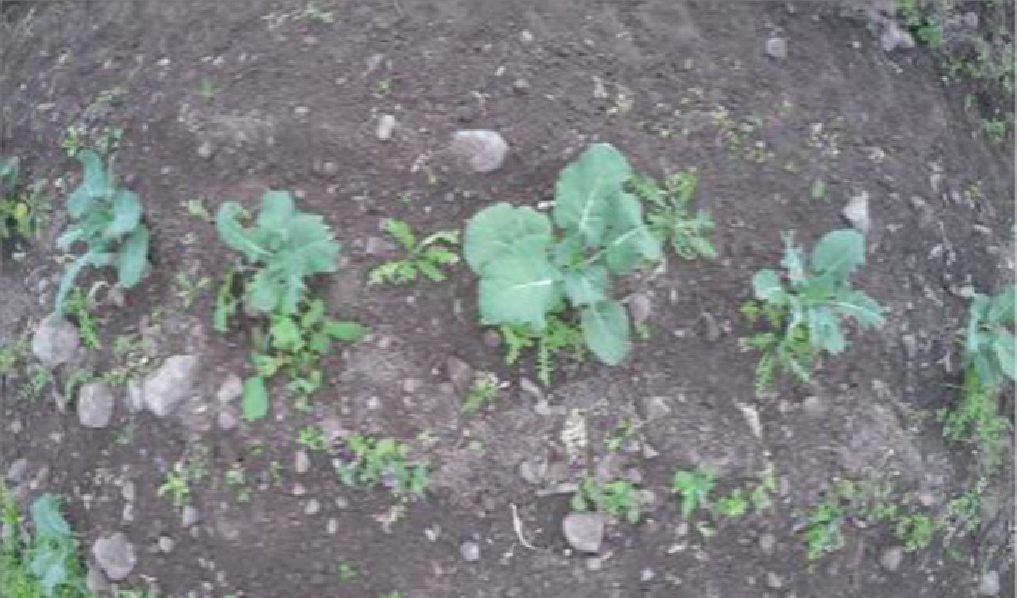
#> input picture Screenshot from 2024-10-22 09-26-47.png, 1017 x 598 px
$ python Remove.py
#> lines starting #> are read from the running program, lines starting #| are printed output that depends on the picture; after the words box and inside, x2 and y2 are one past the last pixel; in counts of white or black regions, pixels touching at a corner belong together
import cv2
import numpy as np

# Carrega a imagem .png
frame = cv2.imread('Screenshot from 2024-10-22 09-26-47.png')
#> frame is the input picture: shape (598, 1017, 3); mean B, G, R 128.4, 128.8, 124.7
frame = cv2.resize(frame, (500, 400))  # Ajustando as Dimensoes
#> frame: shape (400, 500, 3)


## Separacao do verde da imagem ##  -(estudar como fazer uma separacao dinamica)

# Converter quadro para HSV
hsv_frame = cv2.cvtColor(frame, cv2.COLOR_BGR2HSV)
#> hsv_frame: shape (400, 500, 3); mean H, S, V 115.6, 20.9, 133.1


# Definir range de cor verde HSV
#lower_green = np.array([35, 50, 80])
#upper_green = np.array([85, 255, 255])
lower_green = np.array([25, 50, 80])
upper_green = np.array([98, 255, 255])

# Criar uma mascara para os pixels verdes
mask = cv2.inRange(hsv_frame, lower_green, upper_green)
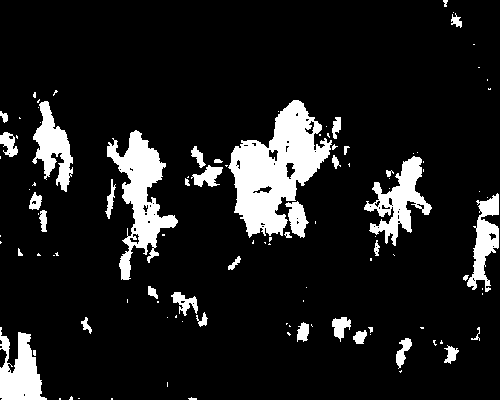
#> mask: shape (400, 500); 11.5% white; 109 white regions (72 under 20 px), largest, box (x1, y1, x2, y2) and area: (228, 100, 332, 238) 7106, (107, 130, 178, 280) 3945, (364, 156, 432, 246) 2319

# Aplicar a mascara na imagem original
res = cv2.bitwise_and(frame, frame, mask=mask)
cv2.imshow("res", res)

# Converter imagem resultante para escala cinza
gray_belt = cv2.cvtColor(res, cv2.COLOR_BGR2GRAY)
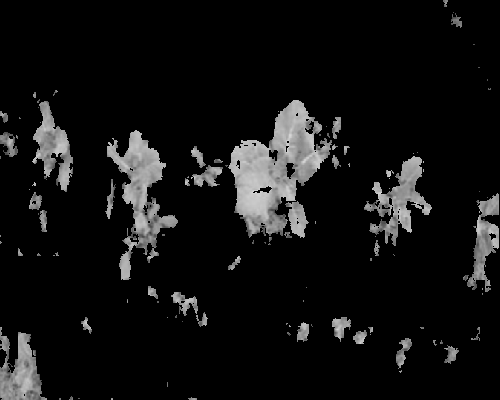
#> gray_belt: shape (400, 500); min 0, max 215, mean 17.6
cv2.imshow("gray_belt", gray_belt)


## Filtro Medio ##
#plant_image_filtered = cv2.medianBlur(gray_belt, 3)
#cv2.imshow("plant_plant_image_filtered", plant_image_filtered)


## Segementacao da Imagem ## - (me parece que muita informacao esta sendo perdida na segmentacao, folhas se juntando com outras)


# Metodo de Otsu para binarizacao
_, threshold2 = cv2.threshold(gray_belt, 0, 255, cv2.THRESH_BINARY + cv2.THRESH_OTSU)
#> threshold2: shape (400, 500); 11.4% white; 109 white regions (72 under 20 px)
cv2.imshow("Otsu", threshold2)


## Classificacao por area ##

# Detectar Contornos
contours, _ = cv2.findContours(threshold2, cv2.RETR_EXTERNAL, cv2.CHAIN_APPROX_SIMPLE)
#> contours = 109 contours, 80 with area under 20; largest, box (x1, y1, x2, y2) and area: (228, 100, 332, 238) 7146, (107, 130, 178, 280) 3730, (364, 156, 432, 246) 2169, (0, 327, 47, 400) 1845, (32, 101, 73, 192) 1610

# Criar uma mascara vazia para desenhar os contornos da cultura
crop_mask = np.zeros_like(threshold2)


# Filtrar os contornos por area e desenhar os com maior area (caso base milho)
min_crop_area = 1500  # Valor de area minima (ajustavel)
for contour in contours:
    area = cv2.contourArea(contour)
    if area > min_crop_area:
        cv2.drawContours(crop_mask, [contour], -1, (255), thickness=cv2.FILLED)
#> this loop made 109 passes
#> area on passes 10, 13, 16, 20, 24, 26, 28, 30, 35, 38, 41, 50: 120, 196.5, 110.5, 1845, 148, 230.5, 57.5, 59, 250, 60, 52.5, 38.5
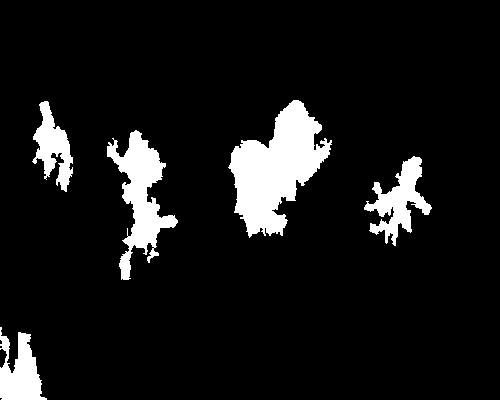
#> crop_mask: shape (400, 500); 8.8% white; 5 white regions, box (x1, y1, x2, y2) and area: (228, 100, 332, 238) 7420, (107, 130, 178, 280) 4030, (364, 156, 432, 246) 2399, (0, 327, 47, 400) 2004, (32, 101, 73, 192) 1777

# Inverter a mascara da cultura para conseguir as ervas daninhas
#cv2.imshow('Crop Only', crop_mask)
weeds_mask = cv2.bitwise_not(crop_mask)

# Aplicar a mascara das ervas daninhas na imagem binarizada
weeds_only = cv2.bitwise_and(threshold2, threshold2, mask=weeds_mask)
#> weeds_only: shape (400, 500); 2.9% white; 104 white regions (72 under 20 px), largest, box (x1, y1, x2, y2) and area: (467, 193, 499, 292) 1470, (285, 201, 309, 238) 499, (191, 165, 223, 187) 375

# Remover pequenos objetos (Ruidos)
num_labels, labels, stats, centroids = cv2.connectedComponentsWithStats(weeds_only, connectivity=8)
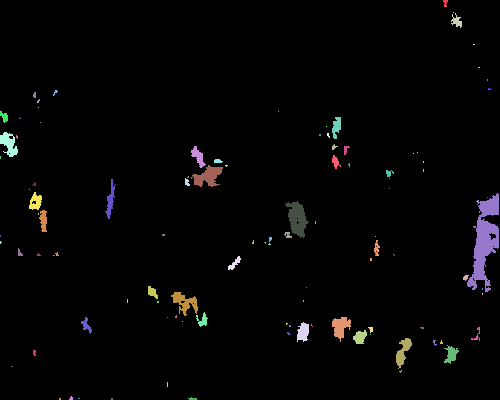
#> labels: shape (400, 500) int32; 105 distinct labels, from 0 to 104; one colour per label, 0 black
#> num_labels = 105; stats = 105 rows, first 6: [0, 0, 500, 400, 194238], [443, 0, 5, 7, 23], [453, 12, 1, 1, 1], [451, 13, 11, 15, 83], [473, 44, 2, 1, 2], [478, 67, 2, 1, 2]; centroids = 105 pairs, first value 0 to 489, second value 2.52 to 398.5
min_size = 10  # Tamanho minimo para erva daninha
clean_weeds_only = np.zeros_like(weeds_only)
#cv2.imshow('Weeds Only', clean_weeds_only)

for i in range(1, num_labels):  # Inicia em 1
    if stats[i, cv2.CC_STAT_AREA] >= min_size:
        clean_weeds_only[labels == i] = 255
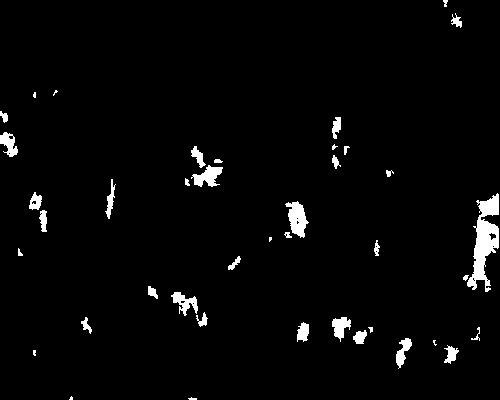
#> clean_weeds_only: shape (400, 500); 2.8% white; 41 white regions (9 under 20 px)

# Cria uma mascara separando as ervas daninhas na imagem original
weeds_original_mask = cv2.bitwise_and(frame, frame, mask=clean_weeds_only)
cv2.imshow('Weeds in Original Frame', weeds_original_mask)

# Cria uma mascara separando a cultura na imagem original
crop_original_mask = cv2.bitwise_and(frame, frame, mask=crop_mask)
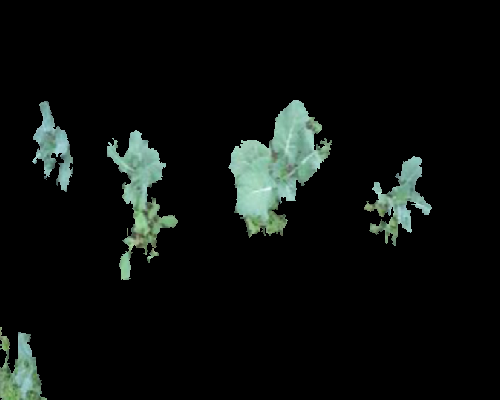
#> crop_original_mask: shape (400, 500, 3); mean B, G, R 13.3, 15.2, 11.5
cv2.imshow('Crops in Original Frame', crop_original_mask)

## Calculo dos centroides ##

# Calcular os centroides das ervas daninhas
centroids_list = []
contours, _ = cv2.findContours(clean_weeds_only, cv2.RETR_EXTERNAL, cv2.CHAIN_APPROX_SIMPLE)
#> contours = 41 contours, 17 with area under 20; largest, box (x1, y1, x2, y2) and area: (467, 193, 499, 292) 1337, (285, 201, 309, 238) 454, (191, 165, 223, 187) 322, (171, 292, 198, 316) 250, (332, 317, 351, 342) 230
for contour in contours:
    M = cv2.moments(contour)
    if M["m00"] != 0:
        cX = int(M["m10"] / M["m00"])
        cY = int(M["m01"] / M["m00"])
        centroids_list.append((cX, cY))
        # Desenhar o centroide no quadro original
        cv2.circle(frame, (cX, cY), 3, (255, 0, 255), -1)
#> this loop made 41 passes
#> (contour, cX, cY) on pass 20: ([[269, 237], [269, 241], [271, 239], [271, 237]], 269, 238)
#> (cX, cY) on passes 1 to 6: (192, 398), (70, 397), (33, 352), (450, 354), (434, 342), (402, 351)
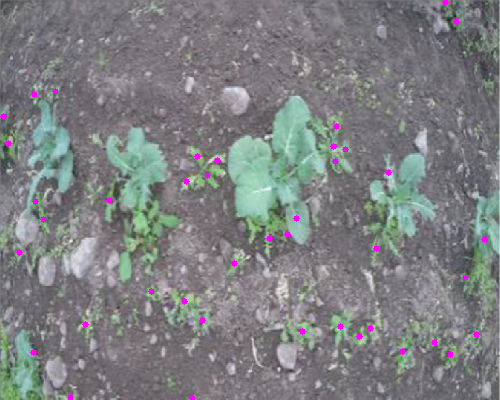
#> frame: shape (400, 500, 3); mean B, G, R 129.1, 127.8, 125.3
#> after the loop, centroids_list = 41 pairs, first value 3 to 484, second value 2 to 398

# Mostrar os resultados
cv2.imshow("Frame", frame)

print("Centroids of weeds:", centroids_list)
#> (printed output is left out)

cv2.waitKey(0)
cv2.destroyAllWindows()
